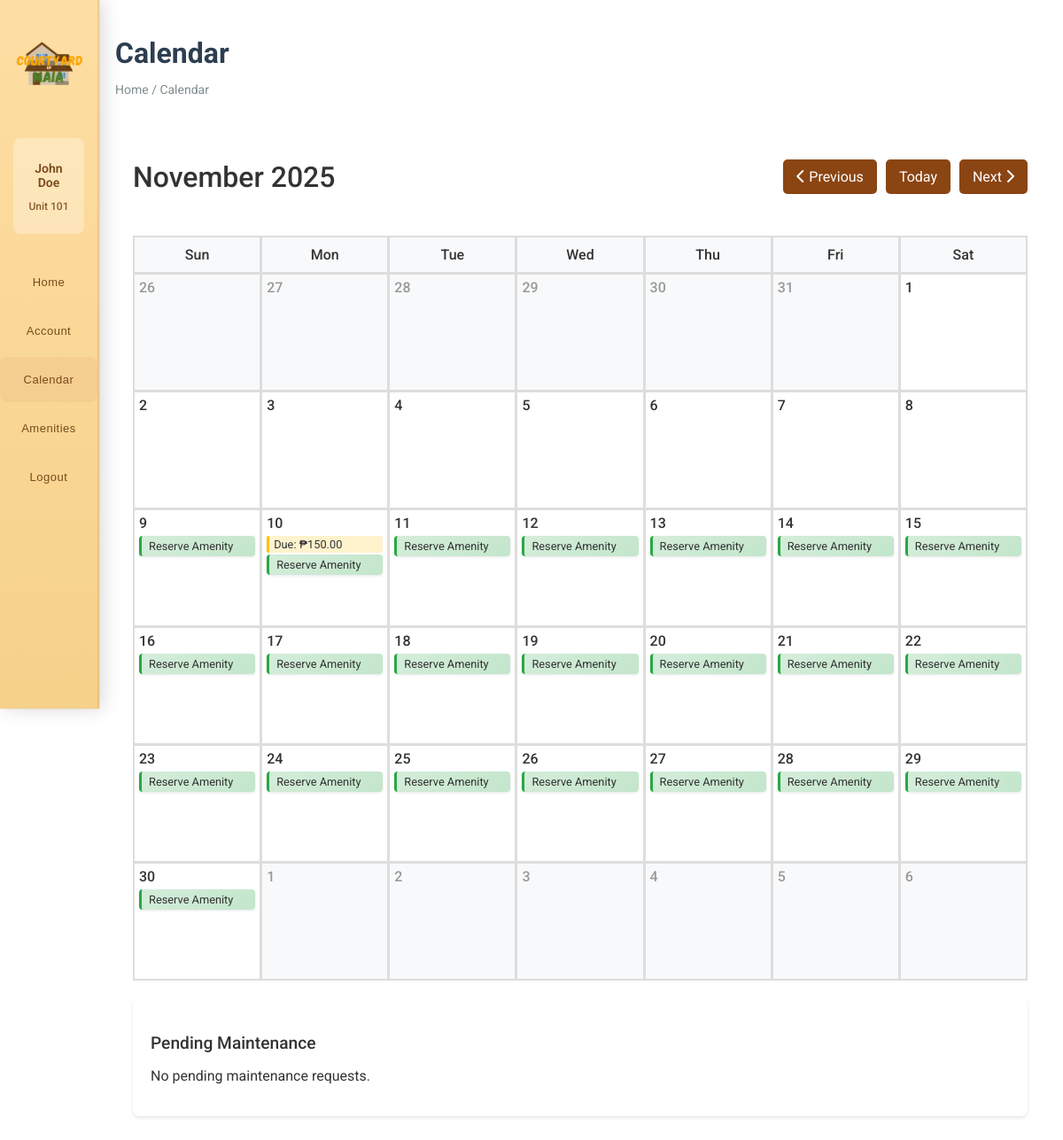
/calendar.php (signed in), run on the app's committed database.
### tables this page shows
CREATE TABLE users (
    user_id INT PRIMARY KEY AUTO_INCREMENT,
    account_number VARCHAR(20) UNIQUE NOT NULL,
    password VARCHAR(255) NOT NULL,
    email VARCHAR(100) UNIQUE NOT NULL,
    first_name VARCHAR(50) NOT NULL,
    last_name VARCHAR(50) NOT NULL,
    contact_number VARCHAR(20),
    user_role ENUM('admin', 'resident') DEFAULT 'resident',
    status ENUM('active', 'inactive') DEFAULT 'active',
    created_by INT,
    created_at TIMESTAMP DEFAULT CURRENT_TIMESTAMP,
    updated_at TIMESTAMP DEFAULT CURRENT_TIMESTAMP ON UPDATE CURRENT_TIMESTAMP,
    FOREIGN KEY (created_by) REFERENCES users(user_id) ON DELETE SET NULL
);

CREATE TABLE monthly_dues (
    dues_id INT PRIMARY KEY AUTO_INCREMENT,
    household_id INT NOT NULL,
    due_month VARCHAR(20) NOT NULL,
    due_year INT NOT NULL,
    amount DECIMAL(10,2) NOT NULL DEFAULT 0.00,
    due_date DATE NOT NULL,
    status ENUM('unpaid', 'paid', 'overdue') DEFAULT 'unpaid',
    created_at TIMESTAMP DEFAULT CURRENT_TIMESTAMP,
    FOREIGN KEY (household_id) REFERENCES households(household_id) ON DELETE CASCADE,
    UNIQUE KEY unique_household_month_year (household_id, due_month, due_year)
);

### auth/session_check.php (called while the page is built, shortened)
<?php
function getCurrentUser() {
    $conn = getDBConnection();
    $user_id = $_SESSION['user_id'] ?? null;
    if ($user_id) {
        $stmt = $conn->prepare("SELECT contact_number FROM users WHERE user_id = ?");
        $stmt->bind_param("i", $user_id);
        $stmt->execute();
        $result = $stmt->get_result();
        $user_data = $result->fetch_assoc();
    }
    return [
        'user_id' => $_SESSION['user_id'] ?? null,
        'account_number' => $_SESSION['account_number'] ?? '',
        'email' => $_SESSION['email'] ?? '',
        'first_name' => $_SESSION['first_name'] ?? '',
        'last_name' => $_SESSION['last_name'] ?? '',
        'full_name' => ($_SESSION['first_name'] ?? '') . ' ' . ($_SESSION['last_name'] ?? ''),
        'user_role' => $_SESSION['user_role'] ?? 'resident',
        'household_id' => $_SESSION['household_id'] ?? null,
        'unit_number' => $_SESSION['unit_number'] ?? '',
        'contact_number' => $user_data['contact_number'] ?? ''
    ];
}
?>

### calendar.php (the view, shortened to what this page needs)
<?php
require_once('auth/session_check.php');
$conn = getDBConnection();
$current_user = getCurrentUser();
$current_month = isset($_GET['month']) ? (int)$_GET['month'] : date('n');
$current_year = isset($_GET['year']) ? (int)$_GET['year'] : date('Y');
$prev_month = $current_month - 1;
$prev_year = $current_year;
$next_month = $current_month + 1;
$next_year = $current_year;
$first_day_of_month = mktime(0, 0, 0, $current_month, 1, $current_year);
$days_in_month = date('t', $first_day_of_month);
$month_name = date('F', $first_day_of_month);
$day_of_week = date('w', $first_day_of_month);
$dues_query = "SELECT md.due_date, md.amount, md.status, h.unit_number
               FROM monthly_dues md
               INNER JOIN households h ON md.household_id = h.household_id
               WHERE md.household_id = ? AND md.due_date >= CURDATE()
               ORDER BY md.due_date ASC";
$stmt_dues = $conn->prepare($dues_query);
$stmt_dues->bind_param("i", $current_user['household_id']);
$stmt_dues->execute();
$dues_result = $stmt_dues->get_result();
$upcoming_dues = [];
while ($due = $dues_result->fetch_assoc()) {
    $date_key = date('Y-m-d', strtotime($due['due_date']));
    $upcoming_dues[$date_key] = $due;
}
$pending_maintenance = [];
?>
<!DOCTYPE html>
<html lang="en">
<head>
  <link rel="stylesheet" href="https://cdnjs.cloudflare.com/ajax/libs/font-awesome/6.4.2/css/all.min.css">
  <link rel="stylesheet" href="style.css">
  <link rel="stylesheet" href="css/home.css">
  <link rel="stylesheet" href="calendar.css">
</head>
<body>
  <nav class="navbar" id="sidebar">
    <img src="pics/Courtyard.png" alt="Courtyard Logo" class="logo">
    <div class="user-info-sidebar">
      <p class="user-name"><?php echo htmlspecialchars($current_user['full_name']); ?></p>
      <p class="user-unit"><?php echo htmlspecialchars($current_user['unit_number']); ?></p>
    </div>
    <ul class="nav-links">
      <li><a href="home.php" onclick="closeMenu()"><span class="text">Home</span></a></li>
      <li><a href="account.php" onclick="closeMenu()"><span class="text">Account</span></a></li>
      <li class="active"><a href="calendar.php" onclick="closeMenu()"><span class="text">Calendar</span></a></li>
      <li><a href="amenities.php" onclick="closeMenu()"><span class="text">Amenities</span></a></li>
      <li><a href="auth/logout.php" onclick="closeMenu()"><span class="text">Logout</span></a></li>
    </ul>
  </nav>
  <main>
    <div class="page-header">
      <h1>Calendar</h1>
      <p class="breadcrumb">Home / Calendar</p>
    </div>
    <div class="calendar-container">
      <div class="calendar-header">
        <h2 class="calendar-title"><?php echo $month_name . ' ' . $current_year; ?></h2>
        <div class="calendar-nav">
          <a href="?month=<?php echo $prev_month; ?>&year=<?php echo $prev_year; ?>" class="nav-btn">
            <i class="fas fa-chevron-left"></i> Previous
          </a>
          <a href="?month=<?php echo date('n'); ?>&year=<?php echo date('Y'); ?>" class="nav-btn">
            Today
          </a>
          <a href="?month=<?php echo $next_month; ?>&year=<?php echo $next_year; ?>" class="nav-btn">
            Next <i class="fas fa-chevron-right"></i>
          </a>
        </div>
      </div>
      <div class="calendar-grid">
        <div class="calendar-day-header">Sun</div>
        <div class="calendar-day-header">Mon</div>
        <div class="calendar-day-header">Tue</div>
        <div class="calendar-day-header">Wed</div>
        <div class="calendar-day-header">Thu</div>
        <div class="calendar-day-header">Fri</div>
        <div class="calendar-day-header">Sat</div>
        <?php
        for ($i = 0; $i < $day_of_week; $i++) {
            $prev_month_days = date('t', mktime(0, 0, 0, $current_month - 1, 1, $current_year));
            $prev_day = $prev_month_days - $day_of_week + $i + 1;
            echo '<div class="calendar-day other-month"><div class="day-number">' . $prev_day . '</div></div>';
        }
        for ($day = 1; $day <= $days_in_month; $day++) {
            $current_date = sprintf('%04d-%02d-%02d', $current_year, $current_month, $day);
            $is_today = ($current_date == date('Y-m-d'));
            $day_class = $is_today ? 'calendar-day today' : 'calendar-day';
            echo '<div class="' . $day_class . '">';
            echo '<div class="day-number">' . $day . '</div>';
            if (isset($upcoming_dues[$current_date])) {
                $due = $upcoming_dues[$current_date];
                $status_text = $due['status'] == 'unpaid' ? 'Due' : 'Overdue';
                echo '<div class="due-item">' . $status_text . ': ₱' . number_format($due['amount'], 2) . '</div>';
            }
            if ($current_date >= date('Y-m-d')) {
                echo '<div class="reserve-amenity" onclick="openReservationModalForDate(\'' . $current_date . '\')">Reserve Amenity</div>';
            }
            echo '</div>';
        }
        $total_cells = $day_of_week + $days_in_month;
        $remaining_cells = 42 - $total_cells;
        for ($i = 1; $i <= $remaining_cells; $i++) {
            echo '<div class="calendar-day other-month"><div class="day-number">' . $i . '</div></div>';
        }
        ?>
      </div>
      <div class="sidebar">
        <div class="sidebar-card">
          <h3 class="sidebar-title">Pending Maintenance</h3>
          <?php if (count($pending_maintenance) > 0): ?>
            <ul class="maintenance-list">
              <?php foreach ($pending_maintenance as $maint): ?>
                <li data-id="<?php echo $maint['request_id']; ?>">
                  <div>
                    <strong><?php echo htmlspecialchars($maint['subject']); ?></strong>
                    <br>
                    <small><?php echo htmlspecialchars($maint['category']); ?> - <?php echo date('M d, Y', strtotime($maint['created_at'])); ?></small>
                  </div>
                  <span class="maintenance-status status-<?php echo $maint['status']; ?>">
                    <?php echo ucfirst(str_replace('_', ' ', $maint['status'])); ?>
                  </span>
                </li>
              <?php endforeach; ?>
            </ul>
          <?php else: ?>
            <p>No pending maintenance requests.</p>
          <?php endif; ?>
        </div>
      </div>
    </div>
  </main>
</body>
</html>

### style.css (style rules this page uses)
body { margin: 0; font-family: 'Roboto', sans-serif; background-color: #ffffff; color: #333333; }
.navbar { position: fixed; left: 0; top: 0; height: 100vh; width: 110px; display: flex; flex-direction: column; align-items: flex-start; background: linear-gradient(180deg, #fedea3 0%, #f5d18a 100%); box-shadow: 4px 0 20px rgba(0, 0, 0, 0.15), 0 0 0 1px rgba(193, 127, 89, 0.1); border-right: 2px solid rgba(193, 127, 89, 0.2); transition: transform 0.5s cubic-bezier(0.25, 0.46, 0.45, 0.94), width 0.4s cubic-bezier(0.25, 0.46, 0.45, 0.94); z-index: 1000; backdrop-filter: blur(10px); animation: slideIn 0.8s ease-out; }
.logo { height: 90px; margin: 20px auto; cursor: pointer; display: block; transition: transform 0.3s ease, filter 0.3s ease; border-radius: 12px; padding: 8px; }
.user-info-sidebar { text-align: center; padding: 12px; background: rgba(255, 255, 255, 0.3); border-radius: 8px; margin: 10px 15px 15px; }
.user-info-sidebar .user-name { font-size: 14px; font-weight: 600; color: #79491b; margin-bottom: 3px; }
.user-info-sidebar .user-unit { font-size: 12px; color: #8b5a2b; font-weight: 500; }
.nav-links { list-style: none; padding: 0; width: 100%; margin-top: 10px; }
.nav-links li { width: 100%; }
.nav-links a { text-decoration: none; color: #79491b; font-family: 'Arial', sans-serif; font-size: 13px; letter-spacing: 0.5px; padding: 18px 0; margin: 4px 8px; display: flex; flex-direction: column; align-items: center; justify-content: center; transition: all 0.3s cubic-bezier(0.4, 0, 0.2, 1); border-radius: 12px; position: relative; overflow: hidden; }
.nav-links a::before { content: ''; position: absolute; top: 0; left: -100%; width: 100%; height: 100%; background: linear-gradient(90deg, transparent, rgba(250, 160, 0, 0.3), transparent); transition: left 0.5s ease; }
.active { background: rgba(193, 127, 89, 0.1); border-radius: 8px; }
main { margin-left: 110px; padding: 20px; transition: margin 0.4s ease; animation: fadeIn 1s ease-out; }
h1 { margin-bottom: 20px; animation: fadeIn 1.2s ease-out; }
.page-header { margin-bottom: 30px; }
.page-header h1 { font-size: 32px; color: #2c3e50; margin-bottom: 5px; }
.breadcrumb { font-size: 14px; color: #7f8c8d; }

### css/home.css (style rules this page uses)
.page-header { margin-bottom: 25px; }

### calendar.css (style rules this page uses)
.calendar-container { max-width: 1200px; margin: 0 auto; padding: 20px; }
.calendar-header { display: flex; justify-content: space-between; align-items: center; margin-bottom: 20px; }
.calendar-title { font-size: 2rem; font-weight: 500; }
.calendar-nav { display: flex; gap: 10px; }
.nav-btn { background: #8B4513; color: white; border: none; padding: 10px 15px; border-radius: 5px; cursor: pointer; transition: background 0.3s; text-decoration: none; }
.calendar-grid { display: grid; grid-template-columns: repeat(7, 1fr); gap: 1px; background: #ddd; border: 1px solid #ddd; }
.calendar-day-header { background: #f8f9fa; padding: 10px; text-align: center; font-weight: 500; border: 1px solid #ddd; }
.calendar-day { background: white; min-height: 120px; padding: 5px; border: 1px solid #ddd; position: relative; }
.calendar-day.other-month { background: #f8f9fa; color: #999; }
.day-number { font-weight: 500; margin-bottom: 5px; }
.due-item { background: #fff3cd; border-left: 3px solid #ffc107; padding: 2px 5px; margin: 2px 0; font-size: 0.8rem; border-radius: 2px; }
.reserve-amenity { background: linear-gradient(135deg, #d4edda 0%, #c3e6cb 100%); border-left: 3px solid #28a745; padding: 4px 8px; margin: 2px 0; font-size: 0.8rem; border-radius: 4px; cursor: pointer; transition: all 0.3s ease; box-shadow: 0 1px 3px rgba(0,0,0,0.1); position: relative; overflow: hidden; }
.reserve-amenity::before { content: ''; position: absolute; top: 0; left: -100%; width: 100%; height: 100%; background: linear-gradient(90deg, transparent, rgba(255,255,255,0.2), transparent); transition: left 0.5s; }
.sidebar { margin-top: 20px; }
.sidebar-card { background: white; border-radius: 8px; box-shadow: 0 2px 4px rgba(0,0,0,0.1); padding: 20px; margin-bottom: 20px; }
.sidebar-title { font-size: 1.2rem; font-weight: 500; margin-bottom: 15px; color: #333; }

### data on the page
users: contact_number "John Doe", contact_number "Unit 101"
monthly_dues: status "Due", amount "150.00"

### other printed values
$month_name "November"
$current_year "2025"
$prev_day "26"
$prev_day "27"
$prev_day "28"
$prev_day "29"
$prev_day "30"
$prev_day "31"
